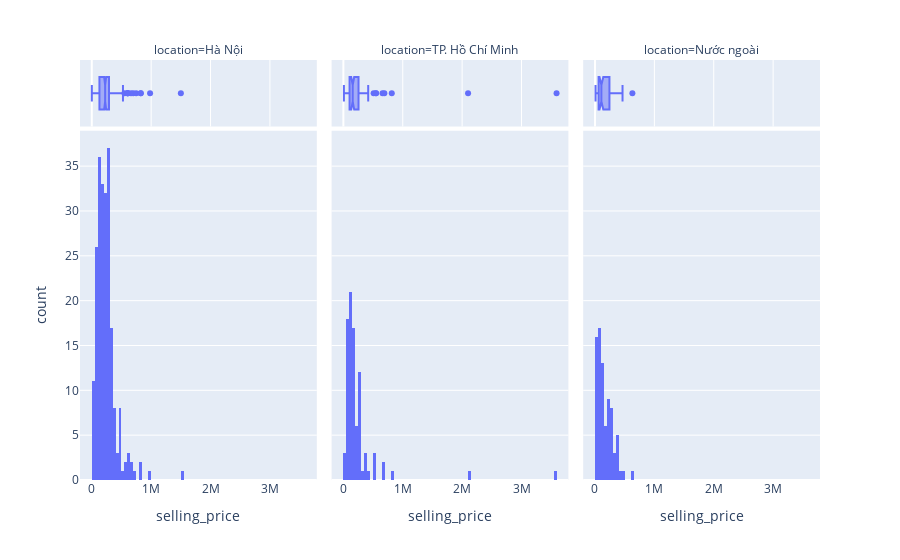

The code cell stored with this chart in its notebook:
### Code cell
fig = px.histogram(df_filter, x='selling_price',
                   facet_col = 'location', marginal="box", hover_data=df_filter.columns)
fig.show()

for i in df_filter['location'].unique():
    mean = "{:,.2f}".format(np.mean(df_filter[df_filter['location'] == i]['selling_price']))
    st_dev = "{:,.2f}".format(np.std(df_filter[df_filter['location'] == i]['selling_price']))

    print(f"{i}: The mean is {mean}")
    print(f"{i}: The standard deviation is {st_dev}")

### Figure 1 — Plotly figure (JSON) as saved in the notebook; plotly's stock layout.template omitted (floating-point values rounded to 4 significant figures; data arrays with more than 128 entries replaced by an {"elided": "..."} marker saying what was removed)
{"data": [{"alignmentgroup": "True", "bingroup": "x", "hovertemplate": "location=Hà Nội<br>selling_price=%{x}<br>count=%{y}<extra></extra>", "legendgroup": "", "marker": {"color": "#636efa", "pattern": {"shape": ""}}, "name": "", "offsetgroup": "", "orientation": "v", "showlegend": false, "type": "histogram", "x": {"elided": "224 int values"}, "xaxis": "x", "yaxis": "y"}, {"alignmentgroup": "True", "customdata": {"elided": "224x5 mixed values"}, "hovertemplate": "location=%{customdata[4]}<br>selling_price=%{x}<br>name=%{customdata[0]}<br>original_price=%{customdata[1]}<br>selling_price_1=%{customdata[2]}<br>selling_price_2=%{customdata[3]}<extra></extra>", "legendgroup": "", "marker": {"color": "#636efa"}, "name": "", "notched": true, "offsetgroup": "", "showlegend": false, "type": "box", "x": {"elided": "224 int values"}, "xaxis": "x4", "yaxis": "y4"}, {"alignmentgroup": "True", "bingroup": "x", "hovertemplate": "location=TP. Hồ Chí Minh<br>selling_price=%{x}<br>count=%{y}<extra></extra>", "legendgroup": "", "marker": {"color": "#636efa", "pattern": {"shape": ""}}, "name": "", "offsetgroup": "", "orientation": "v", "showlegend": false, "type": "histogram", "x": [125000, 250000, 145000, 55000, 119000, 232500, 265000, 99000, 259000, 152500, 85000, 250000, 232500, 265000, 145000, 145000, 180000, 135000, 815000, 88000, 189000, 55000, 289000, 299000, 179000, 115000, 108000, 169000, 180000, 350000.0, 60950, 119000, 255000, 119000, 159000, 45000, 509000, 265000, 235000, 179000, 299000, 249000, 249000, 175000, 3590000, 369600, 2100000, 96500, 263000, 135000, 99000, 80500, 169000, 68000, 549000, 189000, 367000, 659000, 135000, 99000, 8900, 80500, 169000, 15000, 68000, 549000, 367000, 189000, 102900, 140500, 88000, 110000, 152500, 125000, 145000, 155000, 175000, 177000, 282000, 125000, 88000, 207500, 418000, 125000, 104000, 89000, 95000, 145000, 58250, 690000], "xaxis": "x2", "yaxis": "y2"}, {"alignmentgroup": "True", "customdata": {"elided": "90x5 mixed values"}, "hovertemplate": "location=%{customdata[4]}<br>selling_price=%{x}<br>name=%{customdata[0]}<br>original_price=%{customdata[1]}<br>selling_price_1=%{customdata[2]}<br>selling_price_2=%{customdata[3]}<extra></extra>", "legendgroup": "", "marker": {"color": "#636efa"}, "name": "", "notched": true, "offsetgroup": "", "showlegend": false, "type": "box", "x": [125000, 250000, 145000, 55000, 119000, 232500, 265000, 99000, 259000, 152500, 85000, 250000, 232500, 265000, 145000, 145000, 180000, 135000, 815000, 88000, 189000, 55000, 289000, 299000, 179000, 115000, 108000, 169000, 180000, 350000.0, 60950, 119000, 255000, 119000, 159000, 45000, 509000, 265000, 235000, 179000, 299000, 249000, 249000, 175000, 3590000, 369600, 2100000, 96500, 263000, 135000, 99000, 80500, 169000, 68000, 549000, 189000, 367000, 659000, 135000, 99000, 8900, 80500, 169000, 15000, 68000, 549000, 367000, 189000, 102900, 140500, 88000, 110000, 152500, 125000, 145000, 155000, 175000, 177000, 282000, 125000, 88000, 207500, 418000, 125000, 104000, 89000, 95000, 145000, 58250, 690000], "xaxis": "x5", "yaxis": "y5"}, {"alignmentgroup": "True", "bingroup": "x", "hovertemplate": "location=Nước ngoài<br>selling_price=%{x}<br>count=%{y}<extra></extra>", "legendgroup": "", "marker": {"color": "#636efa", "pattern": {"shape": ""}}, "name": "", "offsetgroup": "", "orientation": "v", "showlegend": false, "type": "histogram", "x": [259000, 319000, 239900, 223000, 239450, 62000, 81000, 49500, 43750, 294000, 42400, 40175, 40300, 299000, 92000, 149000, 299900, 223000, 368000, 39575, 174500, 224000, 73000, 123500, 33000, 264000, 368000, 76000, 45500, 101500, 57000, 247500, 189000, 109000, 114000, 224900, 300000, 300000, 269000, 18750, 228000, 64298, 359000, 52000, 100500, 102000, 107000, 64010, 152000, 630000, 359000, 52000, 100500, 102000, 107000, 64010, 42000, 152000, 464000, 75000, 85000, 65998, 259000, 9500, 20000, 22500, 137000, 98000, 279000, 155000, 26641, 35750, 142000, 403000, 59530, 208000, 45500, 187000, 390000, 71000], "xaxis": "x3", "yaxis": "y3"}, {"alignmentgroup": "True", "customdata": {"elided": "80x5 mixed values"}, "hovertemplate": "location=%{customdata[4]}<br>selling_price=%{x}<br>name=%{customdata[0]}<br>original_price=%{customdata[1]}<br>selling_price_1=%{customdata[2]}<br>selling_price_2=%{customdata[3]}<extra></extra>", "legendgroup": "", "marker": {"color": "#636efa"}, "name": "", "notched": true, "offsetgroup": "", "showlegend": false, "type": "box", "x": [259000, 319000, 239900, 223000, 239450, 62000, 81000, 49500, 43750, 294000, 42400, 40175, 40300, 299000, 92000, 149000, 299900, 223000, 368000, 39575, 174500, 224000, 73000, 123500, 33000, 264000, 368000, 76000, 45500, 101500, 57000, 247500, 189000, 109000, 114000, 224900, 300000, 300000, 269000, 18750, 228000, 64298, 359000, 52000, 100500, 102000, 107000, 64010, 152000, 630000, 359000, 52000, 100500, 102000, 107000, 64010, 42000, 152000, 464000, 75000, 85000, 65998, 259000, 9500, 20000, 22500, 137000, 98000, 279000, 155000, 26641, 35750, 142000, 403000, 59530, 208000, 45500, 187000, 390000, 71000], "xaxis": "x6", "yaxis": "y6"}], "layout": {"annotations": [{"font": {}, "showarrow": false, "text": "location=Hà Nội", "x": 0.16, "xanchor": "center", "xref": "paper", "y": 1, "yanchor": "bottom", "yref": "paper"}, {"font": {}, "showarrow": false, "text": "location=TP. Hồ Chí Minh", "x": 0.5, "xanchor": "center", "xref": "paper", "y": 1, "yanchor": "bottom", "yref": "paper"}, {"font": {}, "showarrow": false, "text": "location=Nước ngoài", "x": 0.84, "xanchor": "center", "xref": "paper", "y": 1, "yanchor": "bottom", "yref": "paper"}], "barmode": "relative", "legend": {"tracegroupgap": 0}, "margin": {"t": 60}, "xaxis": {"anchor": "y", "domain": [0, 0.32], "title": {"text": "selling_price"}}, "xaxis2": {"anchor": "y2", "domain": [0.34, 0.66], "matches": "x", "title": {"text": "selling_price"}}, "xaxis3": {"anchor": "y3", "domain": [0.68, 1.0], "matches": "x", "title": {"text": "selling_price"}}, "xaxis4": {"anchor": "y4", "domain": [0, 0.32], "matches": "x", "showgrid": true, "showticklabels": false}, "xaxis5": {"anchor": "y5", "domain": [0.34, 0.66], "matches": "x", "showgrid": true, "showticklabels": false}, "xaxis6": {"anchor": "y6", "domain": [0.68, 1.0], "matches": "x", "showgrid": true, "showticklabels": false}, "yaxis": {"anchor": "x", "domain": [0, 0.8316], "title": {"text": "count"}}, "yaxis2": {"anchor": "x2", "domain": [0, 0.8316], "matches": "y", "showticklabels": false}, "yaxis3": {"anchor": "x3", "domain": [0, 0.8316], "matches": "y", "showticklabels": false}, "yaxis4": {"anchor": "x4", "domain": [0.8416, 1], "matches": "y4", "showgrid": false, "showline": false, "showticklabels": false, "ticks": ""}, "yaxis5": {"anchor": "x5", "domain": [0.8416, 1], "matches": "y4", "showgrid": false, "showline": false, "showticklabels": false, "ticks": ""}, "yaxis6": {"anchor": "x6", "domain": [0.8416, 1], "matches": "y4", "showgrid": false, "showline": false, "showticklabels": false, "ticks": ""}}}
